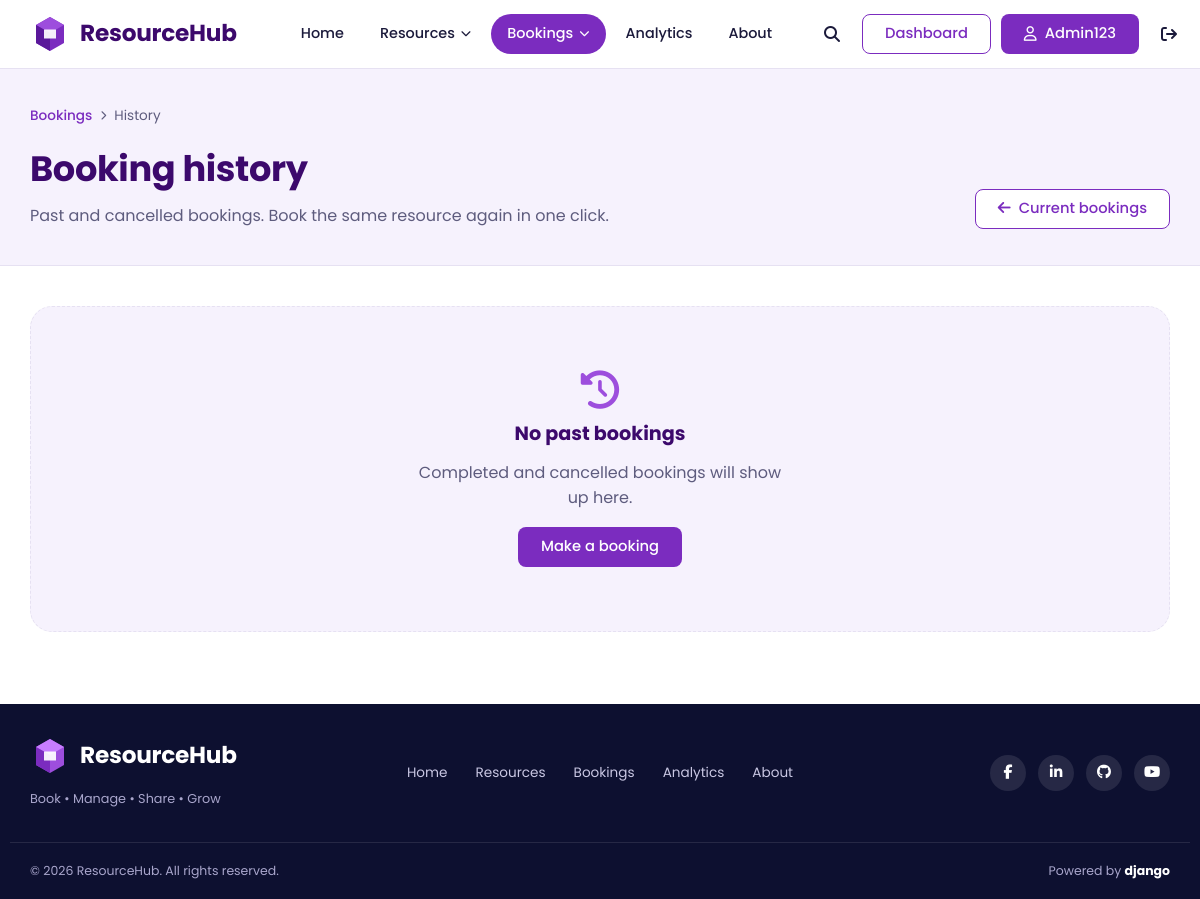
The page /bookings/history/ (signed in) on the database as committed earlier.
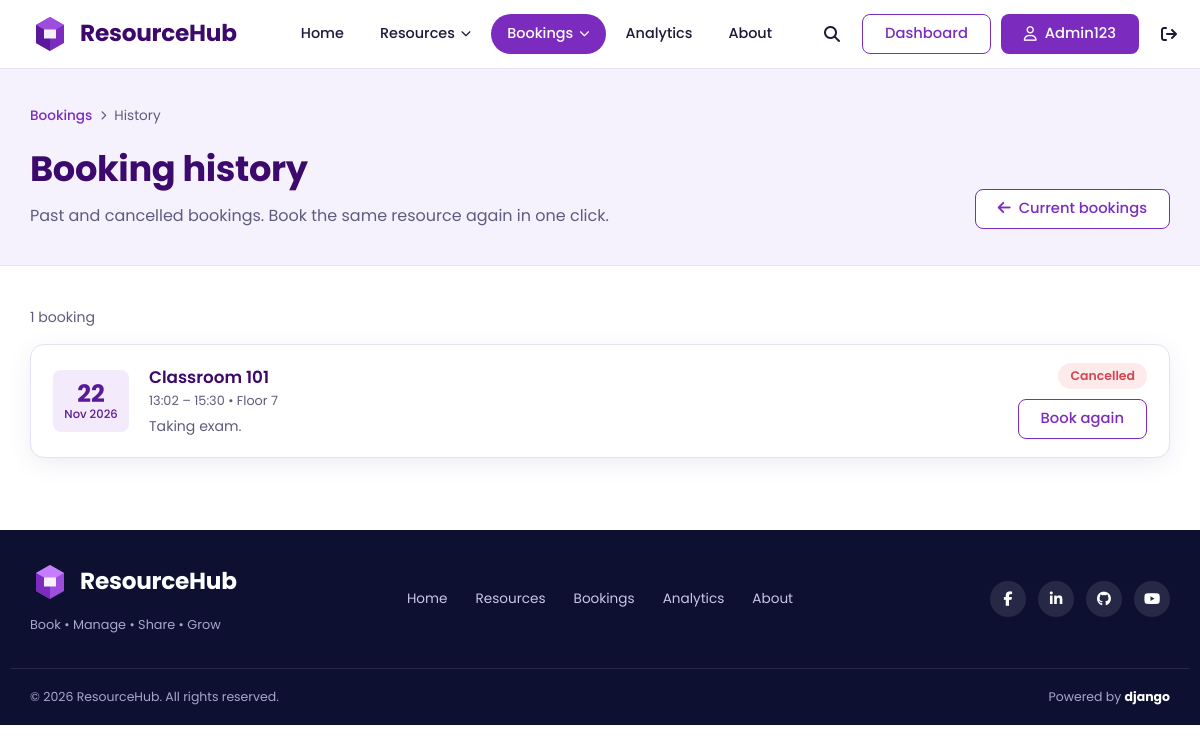
The same page on the database as committed later.
### bookings/models.py (models this page shows)
class Booking(models.Model):
    user = models.ForeignKey('accounts.User', on_delete=models.CASCADE, related_name='bookings')
    resource = models.ForeignKey('resources.Resource', on_delete=models.CASCADE, related_name='bookings')
    start_time = models.DateTimeField()
    end_time = models.DateTimeField()
    purpose = models.TextField()
    priority_score = models.FloatField(default=0)
    is_recurring = models.BooleanField(default=False)
    recurrence_rule = models.CharField(max_length=100, blank=True)
    status = models.CharField(max_length=50, default='Pending')
    created_at = models.DateTimeField(auto_now_add=True)

### resources/models.py (models this page shows, shortened)
class Resource(models.Model):
    name = models.CharField(max_length=200)
    category = models.ForeignKey(ResourceCategory, on_delete=models.CASCADE)
    department = models.CharField(max_length=100)
    capacity = models.PositiveIntegerField()
    location = models.CharField(max_length=200)
    qr_code = models.CharField(
        max_length=255,
        unique=True,
        default=uuid.uuid4,
        editable=False
    )
    device_code = models.CharField(
        max_length=100,
        unique=True,
        default=generate_device_code,
        editable=False
    )
    open_time = models.TimeField()
    close_time = models.TimeField()
    status = models.CharField(max_length=50)
    description = models.TextField()

### bookings/views.py (the view)
# urls.py: path('history/', views.booking_history, name='booking_history'),
@login_required
def booking_history(request):
    bookings = Booking.objects.filter(user=request.user).filter(
        Q(end_time__lt=timezone.now()) | Q(status__in=['Cancelled', 'Completed'])
    ).select_related('resource').order_by('-start_time')
    return render(request, 'bookings/booking_history.html', {'bookings': bookings})

### templates/bookings/booking_history.html (shortened to what this page needs)
{% extends 'core/base.html' %}
{% load static %}
{% block extra_css %}<link rel="stylesheet" href="{% static 'css/bookings.css' %}">{% endblock %}
{% block content %}
<section class="page-head">
  <div class="container">
    <nav class="breadcrumb" aria-label="Breadcrumb">
      <a href="{% url 'bookings:booking_list' %}">Bookings</a>
      <i class="fa-solid fa-chevron-right" aria-hidden="true"></i>
      <span>History</span>
    </nav>
    <div class="page-head-inner">
      <div>
        <h1>Booking history</h1>
        <p>Past and cancelled bookings. Book the same resource again in one click.</p>
      </div>
      <a class="btn btn-outline" href="{% url 'bookings:booking_list' %}"><i class="fa-solid fa-arrow-left" aria-hidden="true"></i> Current bookings</a>
    </div>
  </div>
</section>
<section class="section">
  <div class="container">
    {% if bookings %}
    <p class="result-count">{{ bookings|length }} booking{{ bookings|length|pluralize }}</p>
    <div class="history-list">
      {% for b in bookings %}
      <article class="history-item">
        <div class="history-date">
          <strong>{{ b.start_time|date:"d" }}</strong>
          <span>{{ b.start_time|date:"M Y" }}</span>
        </div>
        <div class="history-body">
          <h2><a href="{% url 'bookings:booking_detail' b.id %}">{{ b.resource.name }}</a></h2>
          <p class="row-sub">{{ b.start_time|time:"H:i" }} – {{ b.end_time|time:"H:i" }} &bull; {{ b.resource.location }}</p>
          <p class="history-purpose">{{ b.purpose|truncatechars:90 }}</p>
        </div>
        <div class="history-side">
          <span class="badge badge-{{ b.status|lower|slugify }}">{{ b.status }}</span>
          <a class="btn btn-outline" href="{% url 'bookings:create_booking' b.resource.id %}">Book again</a>
        </div>
      </article>
      {% endfor %}
    </div>
    {% else %}
    <div class="empty-state">
      <i class="fa-solid fa-clock-rotate-left" aria-hidden="true"></i>
      <h2>No past bookings</h2>
      <p>Completed and cancelled bookings will show up here.</p>
     <a class="btn btn-primary" href="{% url 'resources:resource_list' %}">
    Make a booking
</a>
    </div>
    {% endif %}
  </div>
</section>
{% endblock %}

Rows that differ between the two databases and show on the page:
added Booking: start_time "22", start_time "Nov 2026", resource.name "Classroom 101", start_time "13:02", end_time "15:30", resource.location "Floor 7", purpose "Taking exam.", status "Cancelled"
Other text that changed with them:
{{ bookings|length }}: (not shown) → "1"
text no longer shown: "No past bookings Completed and cancelled bookings will show up here. Make a booking"
text now shown: "booking"
